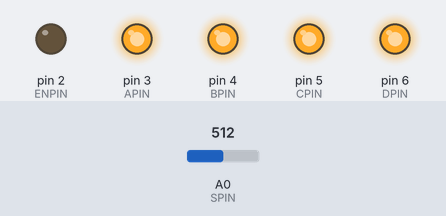
A sketch run on a simulated Arduino Uno, built with avr-gcc and run on an emulated ATmega328P. On the bench: output pins drawn as LEDs (lit = HIGH). The test bench sets the inputs (shaded band); at power-on: A0 (SPIN) = 512. What the sketch prints to the serial monitor is not drawn.

Above: at 0.1 s.
Timing chart, 0 to 1.6 s (numbered marks = the images above):
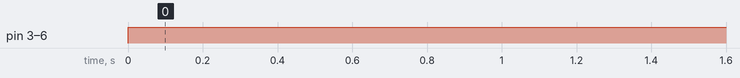

The sketch:

CD4067Multiplex.ino
```cpp
//16 channels cd4067 Library Free changes by: S.R.Marashi   srmarashi@yahoo.com
// Here is pinout for 16-Channel-Multiplexer CD4067 MultiPlexer Digital To analog
// S0 --> Arduino Digital 3
// S1 --> Arduino Digital 4
// S2 --> Arduino Digital 5
// S3 --> Arduino Digital 6
// E --> Arduino Digital 2
// Z --> Arduino analog A0
// VEE/GND --> Arduino GND (Connect Both of them to GND)
// VCC --> Arduino +5V
// Y0 to Y15 --> Analog Extended Pins

const byte ENPIN = 2; //Enable pin
const byte APIN = 3; //S0
const byte BPIN = 4; //S1
const byte CPIN = 5; //S2
const byte DPIN = 6; //S3


// an analog pin need to Cycle Digital Pins
const byte SPIN = A0;

void setup() {

  //  pins out and LOW
  pinMode(APIN, OUTPUT);
  pinMode(BPIN, OUTPUT);
  pinMode(CPIN, OUTPUT);
  pinMode(DPIN, OUTPUT);
  digitalWrite(APIN, LOW);
  digitalWrite(BPIN, LOW);
  digitalWrite(CPIN, LOW);
  digitalWrite(DPIN, LOW);

  // Enable pin should have Voltage for activating module
  pinMode(ENPIN, OUTPUT);
  digitalWrite(ENPIN, LOW);

  Serial.begin(9600);
  Serial.println("1 analog and 3 Digital pins give 16 ANALOG Low precision PIN ");
}

void loop()
{

  // for example pin0 and pin15 will read continusely and will print out analog Result Valuue
  Serial.println(CycleRecall(15));
  Serial.println("----------");
  delay(100);
}


// reading function for the CD4067B
int CycleRecall(byte channel) {

  digitalWrite(APIN, bitRead(channel, 0));
  digitalWrite(BPIN, bitRead(channel, 1));
  digitalWrite(CPIN, bitRead(channel, 2));
  digitalWrite(DPIN, bitRead(channel, 3));

  //Cyle ReCall
  return analogRead(SPIN);
}
```

Measured:
- by itself, pin 3 (APIN), pin 4 (BPIN), pin 5 (CPIN), pin 6 (DPIN): LOW → HIGH at 0.00 s
